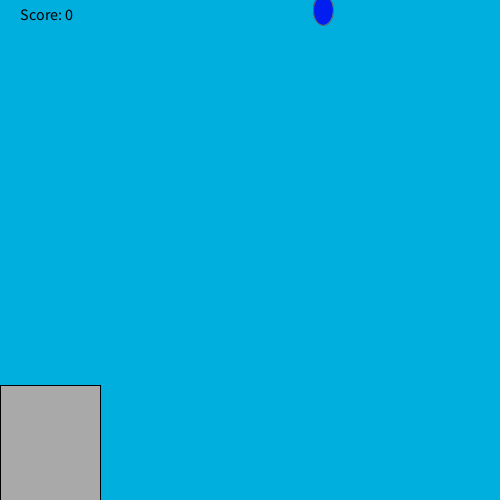
Frame 1 (no input)
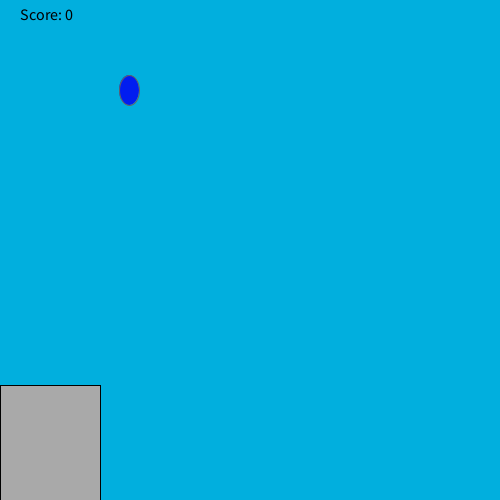
Frame 60 (the mouse pressed at the canvas centre just before this capture)
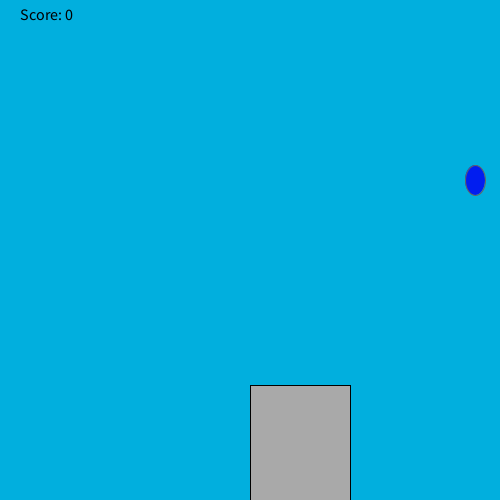
Frame 120 (the mouse held since frame 60 and released just before this capture)

The Processing sketch that drew these frames (run headless with seeded random() and noise(); from frame 60 on, the mouse is pressed at the canvas centre):

// Processing sketch: raingame
// ── raingame.pde
int y = 10;
int randomNumber = (int) random(500);
boolean checked = false;
void draw(){
  background(1, 175, 222);
  fill(1, 29, 240);
  stroke(100, 100, 100);
  if(y > 515) {
    randomNumber = (int) random(500);
    checked = false;
    y = 10;  
}
  ellipse(randomNumber, y, 20, 30);
  fill(169, 169, 169);
  stroke(0, 0, 0);
  rect(mouseX, 385, 100, 120);
  if(y > height - 120 && checked == false) {
    checkCatch(randomNumber); 
    checked = true;
  }
    y+=10;
    fill(0,0,0);
    textSize(16);
    text("Score: " + score, 20, 20);
}
void setup(){
  size(500, 500);
}
int score;
void checkCatch(int x){
         if (x > mouseX && x < mouseX+100)
            score++;
         else if (score > 0) 
            score--;
        println("Your score is now: " + score);
    }
